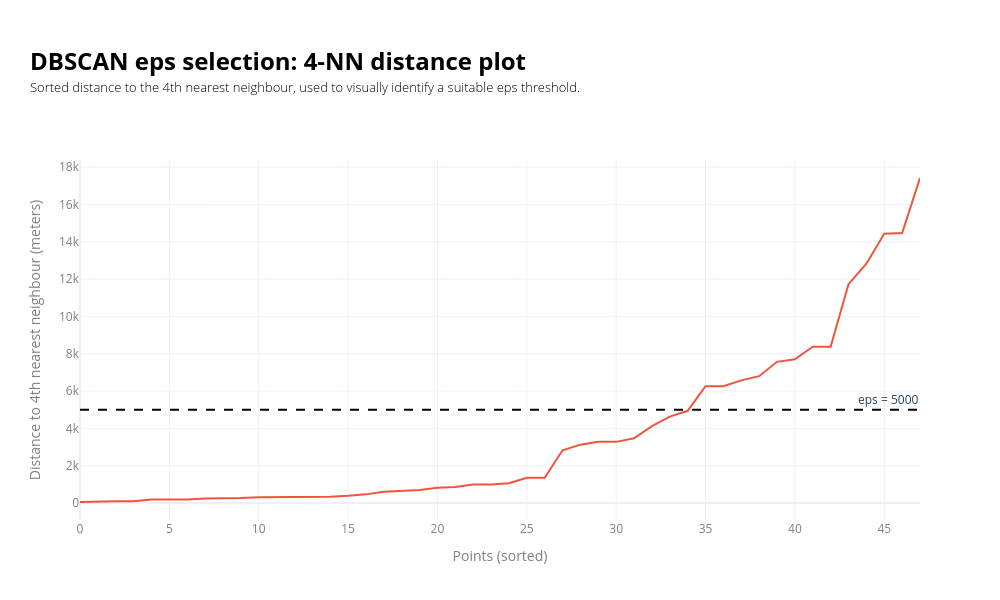

Write notebook code for a chart like this one.
### Markdown cell above
## Section 1: Data Centre Segmentation

Recent research by the House Of Commons outlines four DC types (see main report). The dataset contains several variables that could inform clustering of DC, but few are uncorrelated with GIA. Since the interaction terms is used later in the document, the clustering and independent variable should not come from the same source as GIA, the planned independent variable. We have tried a variety of combinations of the clustering based on technical parameters, but these clusters performed poorly in regression with interaction terms.

**For this reason, spatial clustring variable waas introduced using DBSCAN. To identify distinct groups, a combination of elbow method and visual analysis was used.**

### Code cell
#________________________________________________________________________________________________________________________________________________
# Elbow method - selecting eps=5000
#________________________________________________________________________________________________________________________________________________
# use meters
g = data_ldn_exstg.to_crs(27700).copy()
X = np.column_stack([g.geometry.x, g.geometry.y])

k = 4  # usually = min_samples
nbrs = NearestNeighbors(n_neighbors=k).fit(X)
distances, _ = nbrs.kneighbors(X)

# distance to kth nearest neighbour
k_dist = np.sort(distances[:, -1])

fig = go.Figure()

fig.add_trace(
    go.Scatter(
        x=np.arange(len(k_dist)),
        y=k_dist,
        mode="lines",
        name=f"{k}-NN distance",
        line=dict(color=px.colors.qualitative.Plotly[1], width=2)
    )
)

# Optional reference line for chosen eps
fig.add_hline(
    y=5000,
    line_dash="dash",
    line_color="black",
    annotation_text="eps = 5000",
    annotation_position="top right"
)

fig.update_layout(
    width=1000,
    height=600,
    template="plotly_white",
    title=dict(
        text=(
            f"<br><span style='font-size:24px; font-weight:bold; color:{notes_colour}; display:block; margin-bottom:2px;'>"
            f"DBSCAN eps selection: {k}-NN distance plot"
            "</span><br>"
            f"<span style='font-size:13px; font-weight:300; color:{notes_colour}; display:block; margin-bottom:0px;'>"
            "Sorted distance to the 4th nearest neighbour, used to visually identify a suitable eps threshold."
            "</span><br>"
        ),
        x=0.03,
        xanchor="left",
        y=0.92,
        yanchor="top",
    ),
    margin=dict(t=160),
    legend=dict(font=dict(color=labels_colour))
)

fig.update_xaxes(
    title_text="Points (sorted)",
    tickfont=dict(color=labels_colour),
    title_font=dict(color=labels_colour)
)

fig.update_yaxes(
    title_text=f"Distance to {k}th nearest neighbour (meters)",
    tickfont=dict(color=labels_colour),
    title_font=dict(color=labels_colour)
)

fig.show()

### Figure 1 — Plotly figure (JSON) as saved in the notebook; plotly's stock layout.template omitted (floating-point values rounded to 4 significant figures)
{"data": [{"line": {"color": "#EF553B", "width": 2}, "mode": "lines", "name": "4-NN distance", "type": "scatter", "x": [0, 1, 2, 3, 4, 5, 6, 7, 8, 9, 10, 11, 12, 13, 14, 15, 16, 17, 18, 19, 20, 21, 22, 23, 24, 25, 26, 27, 28, 29, 30, 31, 32, 33, 34, 35, 36, 37, 38, 39, 40, 41, 42, 43, 44, 45, 46, 47], "y": [52.6, 85.04, 87.82, 87.82, 181.9, 188.1, 188.1, 246.4, 246.4, 262.0, 303.5, 310.1, 310.1, 339.0, 339.0, 384.4, 461.5, 602.1, 642.4, 701.3, 816.5, 854.2, 987.6, 993.6, 1062.0, 1351.0, 1355.0, 2828.0, 3126.0, 3276.0, 3276.0, 3472.0, 4119.0, 4626.0, 4942.0, 6263.0, 6263.0, 6573.0, 6797.0, 7565.0, 7700.0, 8374.0, 8374.0, 11730.0, 12820.0, 14430.0, 14470.0, 17420.0]}], "layout": {"annotations": [{"showarrow": false, "text": "eps = 5000", "x": 1, "xanchor": "right", "xref": "x domain", "y": 5000, "yanchor": "bottom", "yref": "y"}], "height": 600, "legend": {"font": {"color": "grey"}}, "margin": {"t": 160}, "shapes": [{"line": {"color": "black", "dash": "dash"}, "type": "line", "x0": 0, "x1": 1, "xref": "x domain", "y0": 5000, "y1": 5000, "yref": "y"}], "title": {"text": "<br><span style='font-size:24px; font-weight:bold; color:black; display:block; margin-bottom:2px;'>DBSCAN eps selection: 4-NN distance plot</span><br><span style='font-size:13px; font-weight:300; color:black; display:block; margin-bottom:0px;'>Sorted distance to the 4th nearest neighbour, used to visually identify a suitable eps threshold.</span><br>", "x": 0.03, "xanchor": "left", "y": 0.92, "yanchor": "top"}, "width": 1000, "xaxis": {"tickfont": {"color": "grey"}, "title": {"font": {"color": "grey"}, "text": "Points (sorted)"}}, "yaxis": {"tickfont": {"color": "grey"}, "title": {"font": {"color": "grey"}, "text": "Distance to 4th nearest neighbour (meters)"}}}}
